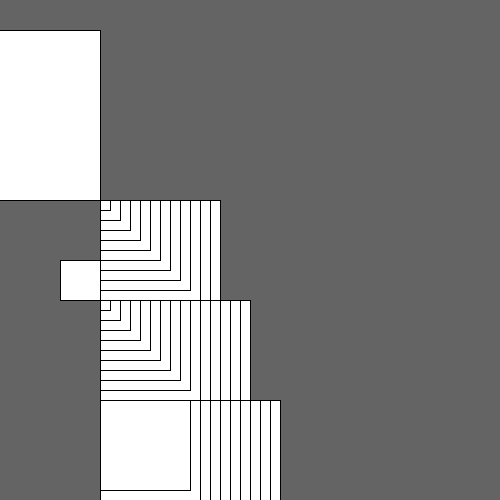
Frame 1 (no input)
Frame 60 (the mouse pressed at the canvas centre just before this capture): identical to frame 1, image omitted
Frame 120 (the mouse held since frame 60 and released just before this capture): identical to frame 1, image omitted

The Processing sketch that drew this single still picture (run headless with seeded random() and noise(); from frame 60 on, the mouse is pressed at the canvas centre):

// Processing sketch: sketch_21_2
// ── sketch_21_2.pde
//21.2. Extend the function created for exercise 1 
//by creating more parameters to control additional 
//aspects of its form.



void  setup()  {
    size(500,500);
    background(100);
 smooth();

}

void draw() {
  myFunction(120, 300, 100, 200);
  myFunction(150, 200, 100, 300);
  myFunction(180, 100, 100, 400);
}

void myFunction(int size, int number, int x, int y) {
  
  for (int counter = number; counter > 0; counter -=10) {
    rect(x, y, size, size);
    size-=10;
  }
}
  
